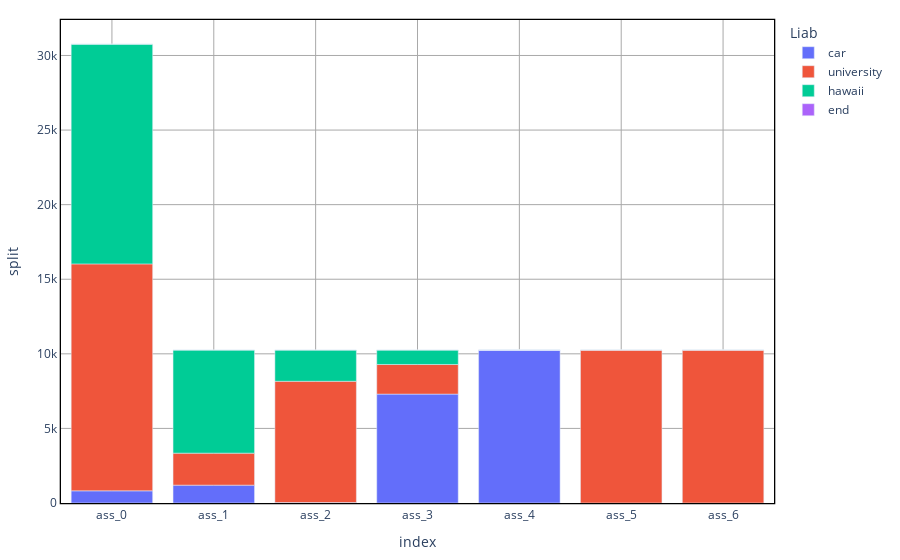

The cell this chart's notebook holds for it:
### Code cell
AssetPerLiab = {}
for a in A:
    Asset_al = list(np.sum(Assets_l[a], axis = 1))
    Asset_al.append(np.sum(Assets_end[a]))
    L_end = list(L)
    L_end.append("end")
    AssetPerLiab[a] = {L_end[l]:Asset_al[l] for l in np.arange(len(L_end))}

AssetPerLiab = pd.DataFrame(AssetPerLiab).transpose().reset_index()
AssetPerLiab = AssetPerLiab.melt(id_vars=['index'], var_name='Liab', value_name='split')
plt = px.bar(AssetPerLiab, x="index", y = "split", color = "Liab" )
plt = standardized_chart(plt)
plt.show()

### Figure 1 — Plotly figure (JSON) as saved in the notebook; plotly's stock layout.template omitted (floating-point values rounded to 4 significant figures)
{"data": [{"alignmentgroup": "True", "hovertemplate": "Liab=car<br>index=%{x}<br>split=%{y}<extra></extra>", "legendgroup": "car", "marker": {"color": "#636efa"}, "name": "car", "offsetgroup": "car", "orientation": "v", "showlegend": true, "textposition": "auto", "type": "bar", "x": ["ass_0", "ass_1", "ass_2", "ass_3", "ass_4", "ass_5", "ass_6"], "xaxis": "x", "y": [816.0, 1197.0, 30.67, 7300.0, 10250.0, 0, 0], "yaxis": "y"}, {"alignmentgroup": "True", "hovertemplate": "Liab=university<br>index=%{x}<br>split=%{y}<extra></extra>", "legendgroup": "university", "marker": {"color": "#EF553B"}, "name": "university", "offsetgroup": "university", "orientation": "v", "showlegend": true, "textposition": "auto", "type": "bar", "x": ["ass_0", "ass_1", "ass_2", "ass_3", "ass_4", "ass_5", "ass_6"], "xaxis": "x", "y": [15210.0, 2146.0, 8130.0, 1985.0, 0, 10250.0, 10250.0], "yaxis": "y"}, {"alignmentgroup": "True", "hovertemplate": "Liab=hawaii<br>index=%{x}<br>split=%{y}<extra></extra>", "legendgroup": "hawaii", "marker": {"color": "#00cc96"}, "name": "hawaii", "offsetgroup": "hawaii", "orientation": "v", "showlegend": true, "textposition": "auto", "type": "bar", "x": ["ass_0", "ass_1", "ass_2", "ass_3", "ass_4", "ass_5", "ass_6"], "xaxis": "x", "y": [14730.0, 6910.0, 2093.0, 967.5, 0, 0, 0], "yaxis": "y"}, {"alignmentgroup": "True", "hovertemplate": "Liab=end<br>index=%{x}<br>split=%{y}<extra></extra>", "legendgroup": "end", "marker": {"color": "#ab63fa"}, "name": "end", "offsetgroup": "end", "orientation": "v", "showlegend": true, "textposition": "auto", "type": "bar", "x": ["ass_0", "ass_1", "ass_2", "ass_3", "ass_4", "ass_5", "ass_6"], "xaxis": "x", "y": [0, 0, 0, 0, 0, 0, 0], "yaxis": "y"}], "layout": {"barmode": "relative", "legend": {"title": {"text": "Liab"}, "tracegroupgap": 0}, "margin": {"b": 20, "l": 20, "r": 20, "t": 20}, "paper_bgcolor": "white", "plot_bgcolor": "white", "showlegend": true, "xaxis": {"anchor": "y", "domain": [0, 1], "gridcolor": "darkgray", "gridwidth": 1, "linecolor": "black", "linewidth": 1.3, "mirror": true, "showgrid": true, "showline": true, "title": {"text": "index"}}, "yaxis": {"anchor": "x", "domain": [0, 1], "gridcolor": "darkgray", "gridwidth": 1, "linecolor": "black", "linewidth": 1.3, "mirror": true, "showgrid": true, "showline": true, "title": {"text": "split"}}}}
